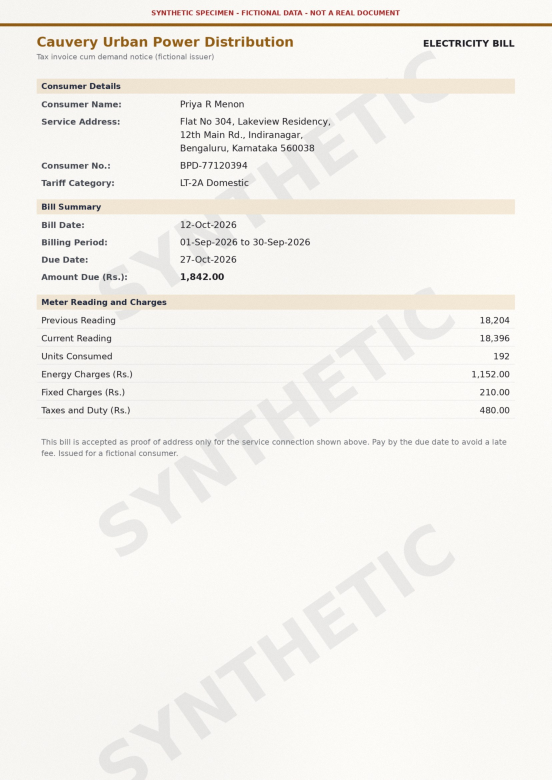
#> input picture data/synthetic_cases/case_a_clean/address_proof.jpg, 1654 x 2339 px (shown at 1/3 size); its folder holds only this picture in this run
$ python -i forensics_visual.py   (imports and definitions only)   (older library calls are emulated)
#> lines starting #> are read from the running program, lines starting #| are printed output that depends on the picture; after the words box and inside, x2 and y2 are one past the last pixel; in counts of white or black regions, pixels touching at a corner belong together
"""Pixel-level forensics. Every detector measures the real page image and reports its numbers.

Individually these signals are weak: text edges, scanners and printers all leave traces that look
like edits. Single findings therefore stay low-confidence observations, and `pipeline.fusion`
decides whether independent signals agree on one region.

Peer comparisons are local to the document itself: a word is compared with words in the same row
or column of the same page. Nothing here uses filenames, field values or ground truth.
"""
from __future__ import annotations

import math
from dataclasses import dataclass
from pathlib import Path

import cv2
import numpy as np
from scipy import ndimage as ndi

from models.schemas import (
    BBox,
    DocFormat,
    Document,
    EvidenceItem,
    EvidenceKind,
    Finding,
    FindingCategory,
    Word,
)
from pipeline.common import (
    clip_bbox,
    crop_evidence,
    expand_bbox,
    heatmap_evidence,
    is_processable,
    load_page_rgb,
    log,
    make_finding,
    measurement,
    save_crop,
    save_heatmap,
    union_bbox,
)
from pipeline.layout import Line, group_lines

BENIGN_SCAN = [
    "Scanner or photocopier artefacts, such as uneven lighting or dust.",
    "Different compression applied by the device or software that produced the file.",
    "Legitimate design elements such as shading, stamps or form boxes.",
]
VERIFY_ORIGINAL = [
    "Compare this region with the original document or an issuer-held copy.",
    "Ask for a fresh copy of the document directly from the issuing organisation.",
]


# [15 lines that did not run here, left out]


# [17 lines that did not run here, left out]


def ink_mask(gray: np.ndarray) -> np.ndarray:
    """Dark marks relative to the local paper level. Tolerates uneven scanner lighting."""
    small = cv2.resize(gray, None, fx=0.25, fy=0.25, interpolation=cv2.INTER_AREA)
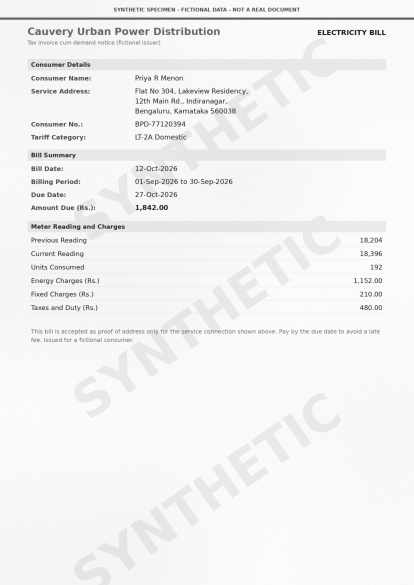
#> small: shape (585, 414); min 33, max 253, mean 242.2
    bg = cv2.morphologyEx(small, cv2.MORPH_CLOSE, np.ones((15, 15), np.uint8))
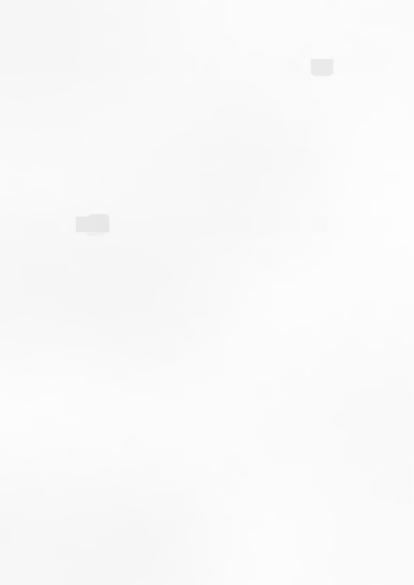
#> bg: shape (585, 414); min 231, max 253, mean 249.2
    bg = cv2.GaussianBlur(bg, (0, 0), 3)
    bg = cv2.resize(bg, (gray.shape[1], gray.shape[0]), interpolation=cv2.INTER_LINEAR)
#> bg: shape (2339, 1654)
    return (bg.astype(np.int16) - gray.astype(np.int16)) > 28
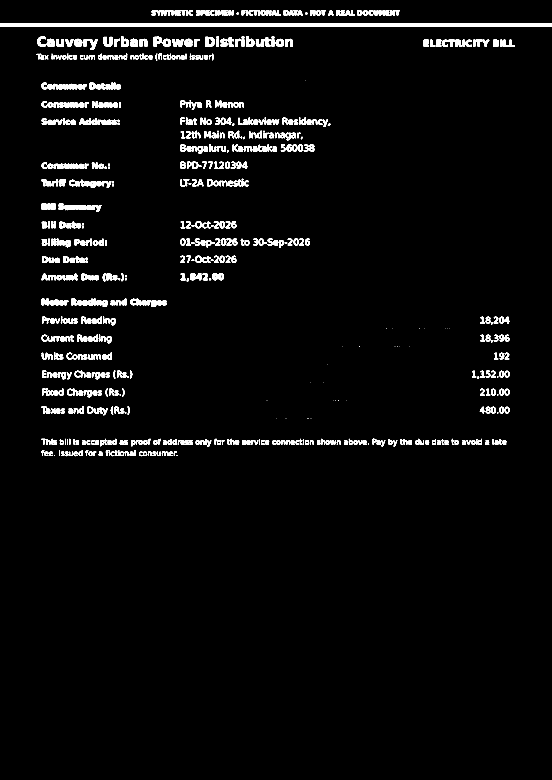
#> returned value: shape (2339, 1654) bool (shown at 1/3 size); 3.3% white; 706 white regions (62 under 20 px), largest, box (x1, y1, x2, y2) and area: (0, 69, 1654, 80) 17543, (125, 896, 192, 916) 954, (269, 248, 332, 268) 873


# [363 lines left out: functions _robust, _components, _grid, detect_ela, _noise_map, _structure_mask and 4 more, not called in this run]


# ------------------------------------------------------------------------------ typography features
# [13 lines that did not run here, left out]


# [659 lines left out: functions _slant_deg, word_style, collect_styles, _style_deviation, _ink_profile_deviation, _matches_a_style and 10 more, not called in this run]

>>> import cv2
>>> picture = cv2.imread('../data/synthetic_cases/case_a_clean/address_proof.jpg', cv2.IMREAD_GRAYSCALE)
>>> result = ink_mask(picture)

$ run again, on data/synthetic_cases/case_a_clean/id_proof.jpg
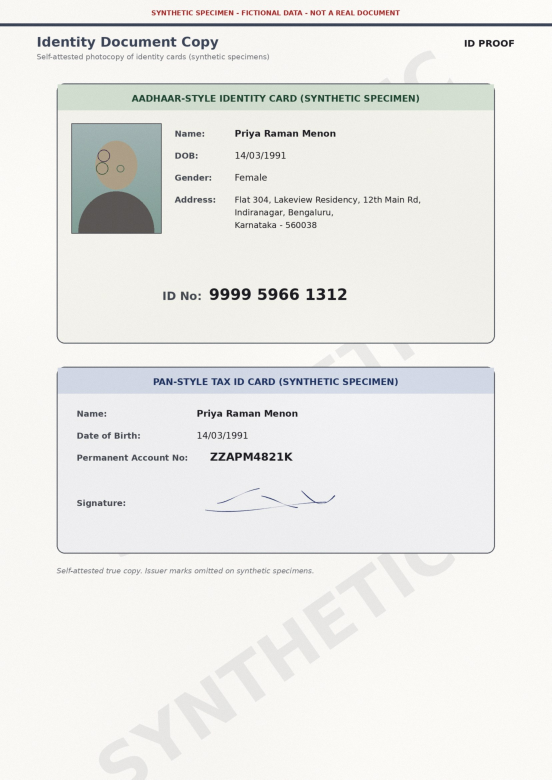
#> input picture data/synthetic_cases/case_a_clean/id_proof.jpg, 1654 x 2339 px (shown at 1/3 size)
#> in ink_mask, `bg = cv2.morphologyEx(small, cv2.MORPH_CLOSE, np.ones((15, 15), np.uin..`:
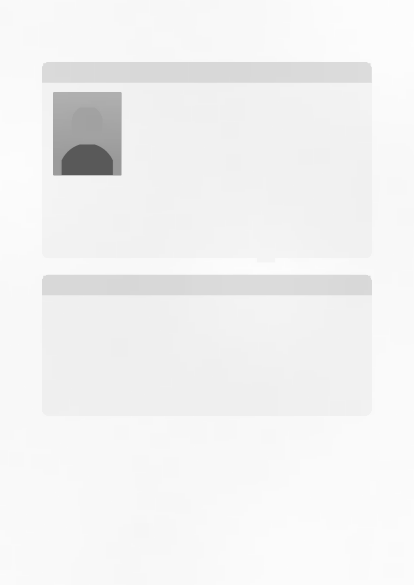
#> bg: shape (585, 414); min 89, max 253, mean 241.7
#> in ink_mask, `return (bg.astype(np.int16) - gray.astype(np.int16)) > 28`:
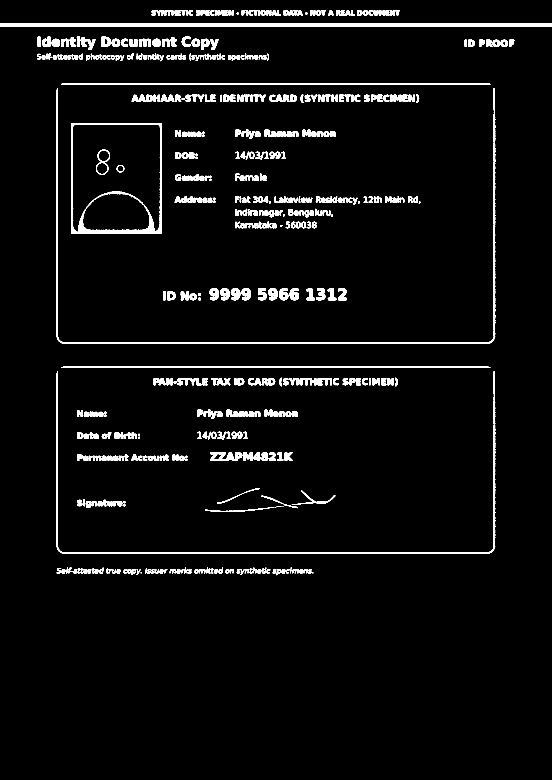
#> returned value: shape (2339, 1654) bool (shown at 1/3 size); 4% white; 501 white regions (26 under 20 px), largest, box (x1, y1, x2, y2) and area: (0, 69, 1654, 80) 18194, (169, 264, 1486, 1032) 12110, (169, 1114, 1486, 1662) 9914

$ run again, on data/synthetic_cases/case_a_clean/application_form.png
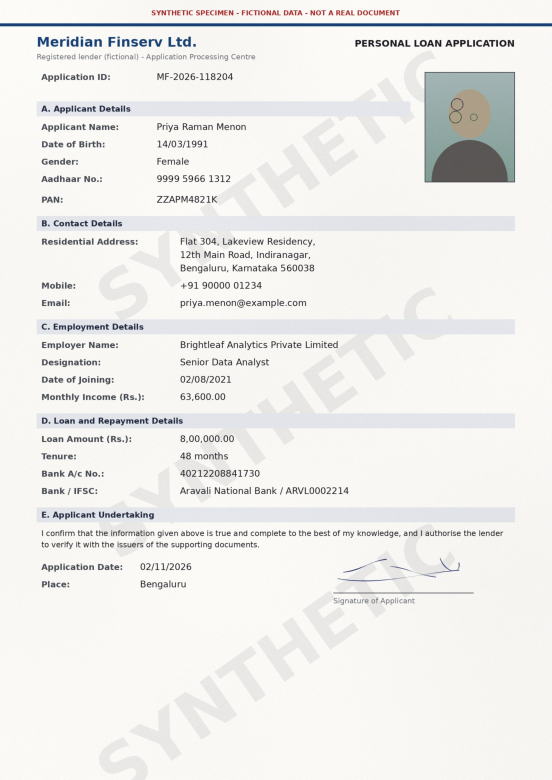
#> input picture data/synthetic_cases/case_a_clean/application_form.png, 1654 x 2339 px (shown at 1/3 size)
#> in ink_mask, `bg = cv2.morphologyEx(small, cv2.MORPH_CLOSE, np.ones((15, 15), np.uin..`:
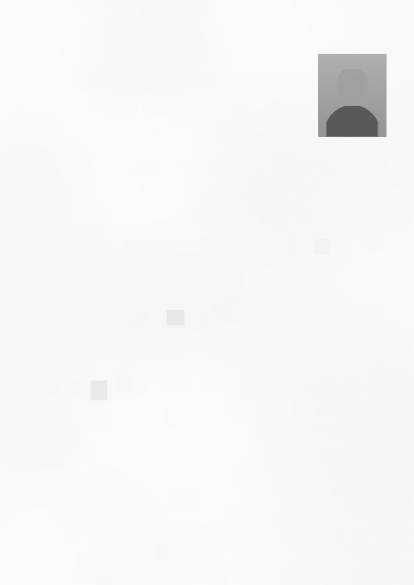
#> bg: shape (585, 414); min 88, max 252, mean 245.9
#> in ink_mask, `return (bg.astype(np.int16) - gray.astype(np.int16)) > 28`:
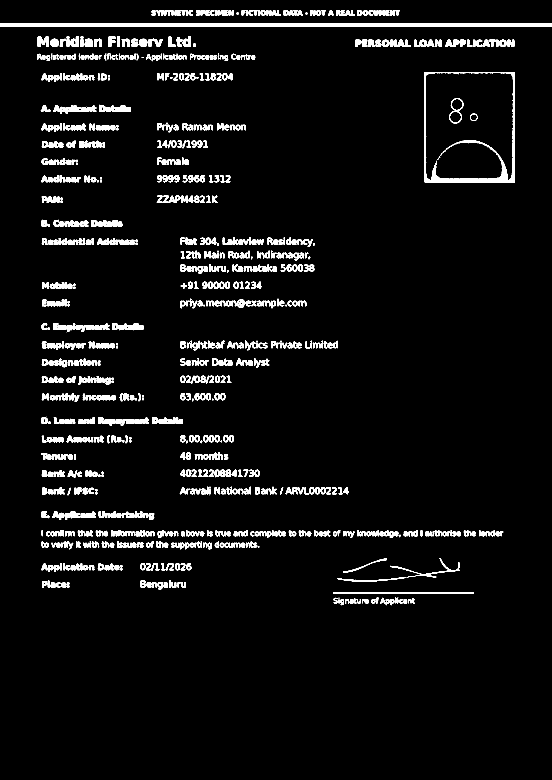
#> returned value: shape (2339, 1654) bool (shown at 1/3 size); 4.8% white; 947 white regions (72 under 20 px), largest, box (x1, y1, x2, y2) and area: (0, 69, 1654, 80) 18194, (1274, 216, 1545, 547) 9219, (1000, 1777, 1422, 1781) 1683
